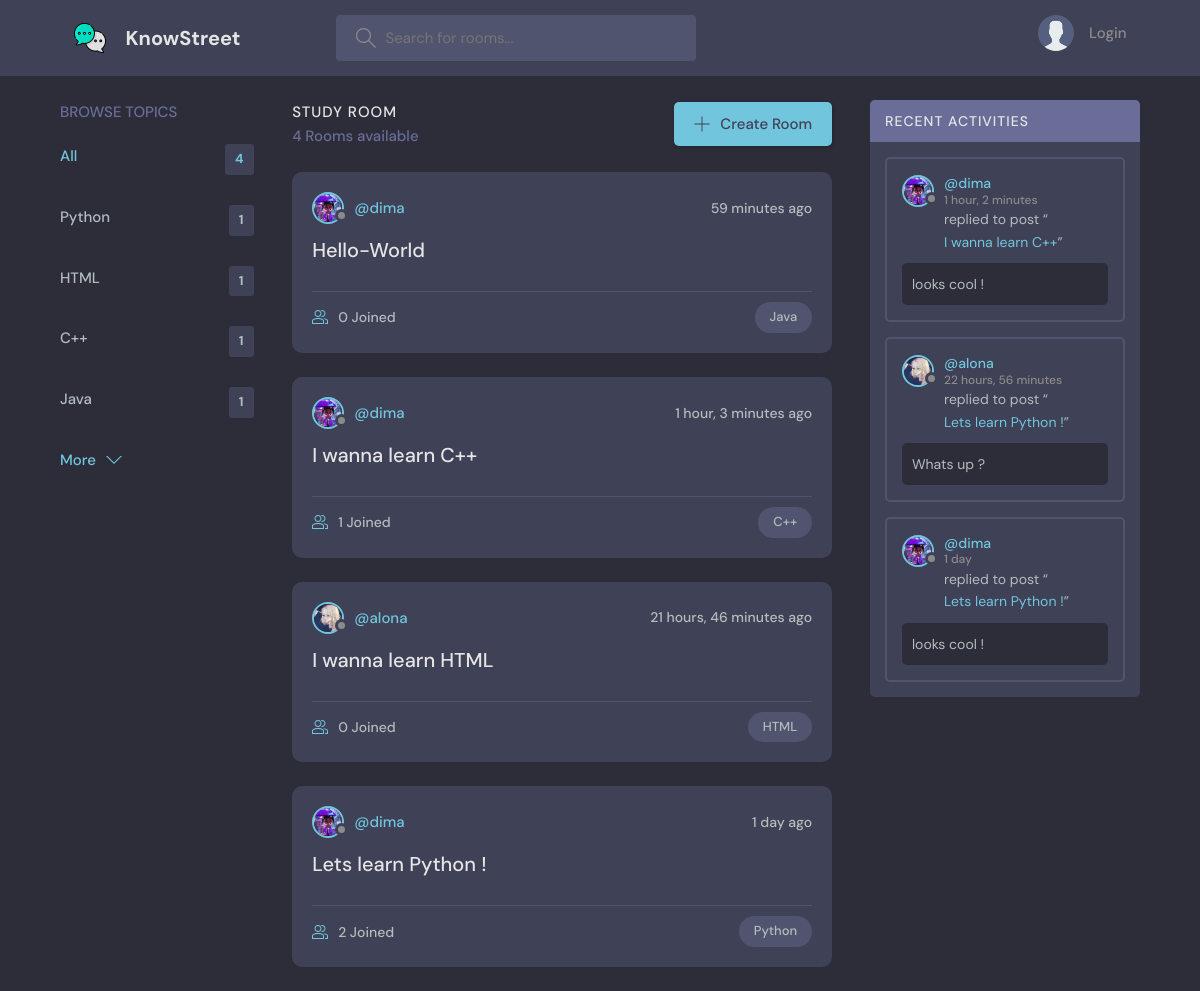
The page / on the database its author committed.
### base/models.py (models this page shows, shortened)
class Topic(models.Model):
    name = models.CharField(max_length=200)

class Room(models.Model):
    host = models.ForeignKey(User, on_delete=models.SET_NULL, null=True)
    topic = models.ForeignKey(Topic, on_delete=models.SET_NULL, null=True)
    name = models.CharField(max_length=200)
    description = models.TextField(null=True, blank=True)
    participants = models.ManyToManyField(User, related_name='partecipants', blank=True)
    updated = models.DateTimeField(auto_now=True)
    created = models.DateTimeField(auto_now_add=True)
    class Meta:
        ordering = ['-updated', '-created']
    def __str__(self):
        return self.name

class User(AbstractUser):
    name = models.CharField(max_length=200, null=True)
    email = models.EmailField(unique=True, null=True)
    bio = models.TextField(null=True)
    avatar = models.ImageField(null=True, default="avatar.svg")
    USERNAME_FIELD = 'email'
    REQUIRED_FIELDS = []

class Message(models.Model):
    user = models.ForeignKey(User, on_delete=models.CASCADE)
    room = models.ForeignKey(Room, on_delete=models.CASCADE)
    body = models.TextField(null=True, blank=True)
    update = models.DateTimeField(auto_now=True)
    created = models.DateTimeField(auto_now_add=True)
    class Meta:
        ordering = ['-update', '-created']

### base/views.py (the view)
# urls.py: path('', views.home, name='home'),
def home(request):
    q = request.GET.get('q') if request.GET.get('q') != None else ''
    rooms = Room.objects.filter(
        Q(topic__name__icontains=q) |
        Q(name__icontains=q) |
        Q(description__icontains=q)
    )
    topics = Topic.objects.all()[0:5]
    room_count = rooms.count()
    room_messages = Message.objects.all().filter(Q(room__topic__name__icontains=q))
    context = {'rooms': rooms, 'topics': topics, 'room_count': room_count,
                'room_messages':room_messages
    }
    return render(request, 'base/home.html', context)

### base/templates/base/home.html (shortened to what this page needs)
{% extends 'main.html'%}
{% block content %}
    <main class="layout layout--3">
      <div class="container">
        {% include 'base/topics_component.html'%}
        <div class="roomList">
          <div class="roomList__header">
            <div>
              <h2>Study Room</h2>
              <p>{{room_count}} Rooms available</p>
            </div>
            <a class="btn btn--main" href="{% url 'create-room' %}">
              <svg version="1.1" xmlns="http://www.w3.org/2000/svg" width="32" height="32" viewBox="0 0 32 32">
                <title>add</title>
                <path
                  d="M16.943 0.943h-1.885v14.115h-14.115v1.885h14.115v14.115h1.885v-14.115h14.115v-1.885h-14.115v-14.115z"
                ></path>
              </svg>
              Create Room
            </a>
          </div>
          {% include 'base/feed_component.html' %}
        </div>
        {% include 'base/activity_component.html' %}
      </div>
    </main>
{% endblock %}

### base/templates/base/topics_component.html
<div class="topics">
    <div class="topics__header">
      <h2>Browse Topics</h2>
    </div>
    <ul class="topics__list">
      <li>
        <a href="{% url 'home' %}" class="active">All <span>{{topics.count}}</span></a>
      </li>
      {% for topic in topics %}
      <li>
        <a href="{% url 'home' %}?q={{topic.name}}">{{topic.name}} <span>{{topic.room_set.all.count}}</span></a>
      </li>
      {% endfor %}
    </ul>
    <a class="btn btn--link" href="{% url 'topics' %}">
      More
      <svg version="1.1" xmlns="http://www.w3.org/2000/svg" width="32" height="32" viewBox="0 0 32 32">
        <title>chevron-down</title>
        <path d="M16 21l-13-13h-3l16 16 16-16h-3l-13 13z"></path>
      </svg>
    </a>
  </div>

### base/templates/base/feed_component.html (shortened to what this page needs)
{% for room in rooms %}
<div class="roomListRoom">
    <div class="roomListRoom__header">
      <a href="{% url 'user-profile' room.host.id %}" class="roomListRoom__author">
        <div class="avatar avatar--small">
          <img src="{{room.host.avatar.url}}" />
        </div>
        <span>@{{ room.host.username }}</span>
      </a>
      <div class="roomListRoom__actions">
        <span>{{room.created|timesince}} ago</span>
      </div>
    </div>
    <div class="roomListRoom__content">
      <a href="{% url 'room' room.id %}">{{room.name}}</a>
    </div>
    <div class="roomListRoom__meta">
      <a href="{% url 'room' room.id %}" class="roomListRoom__joined">
        {{room.participants.all.count}} Joined
      </a>
      <p class="roomListRoom__topic">{{room.topic.name}}</p>
    </div>
  </div>
{% endfor %}

### base/templates/base/activity_component.html (shortened to what this page needs)
<div class="activities">
    <div class="activities__header">
      <h2>Recent Activities</h2>
    </div>
    {% for message in room_messages %}
    <div class="activities__box">
      <div class="activities__boxHeader roomListRoom__header">
        <a href="{% url 'user-profile' message.user.id %}" class="roomListRoom__author">
          <div class="avatar avatar--small">
            <img src="{{message.user.avatar.url}}" />
          </div>
          <p>
            @{{message.user.username}}
            <span>{{message.created|timesince}}</span>
          </p>
        </a>
      </div>
      <div class="activities__boxContent">
        <p>replied to post “<a href="{% url 'room' message.room.id %}">{{message.room}}</a>”</p>
        <div class="activities__boxRoomContent">
          {{ message.body}}
        </div>
      </div>
    </div>
    {% endfor %}
  </div>

### rows shown on the page
Topic: name "Python", room_set.all.count "1"
Topic: name "HTML", room_set.all.count "1"
Topic: name "C++", room_set.all.count "1"
Topic: name "Java", room_set.all.count "1"
Room: host.avatar (picture), host.username "dima", created "59 minutes", name "Hello-World", participants.all.count "0", topic.name "Java"
Room: host.avatar (picture), host.username "dima", created "1 hour, 3 minutes", name "I wanna learn C++", participants.all.count "1", topic.name "C++"
Room: host.avatar (picture), host.username "alona", created "21 hours, 46 minutes", name "I wanna learn HTML", participants.all.count "0", topic.name "HTML"
Room: host.avatar (picture), host.username "dima", created "1 day", name "Lets learn Python !", participants.all.count "2", topic.name "Python"
Message: user.avatar (picture), user.username "dima", created "1 hour, 2 minutes", room "I wanna learn C++", body "looks cool !"
Message: user.avatar (picture), user.username "alona", created "22 hours, 56 minutes", room "Lets learn Python !", body "Whats up ?"
Message: user.avatar (picture), user.username "dima", created "1 day", room "Lets learn Python !", body "looks cool !"

### other values the page prints
{{ topics.count }} "4"
{{ room_count }} "4"
